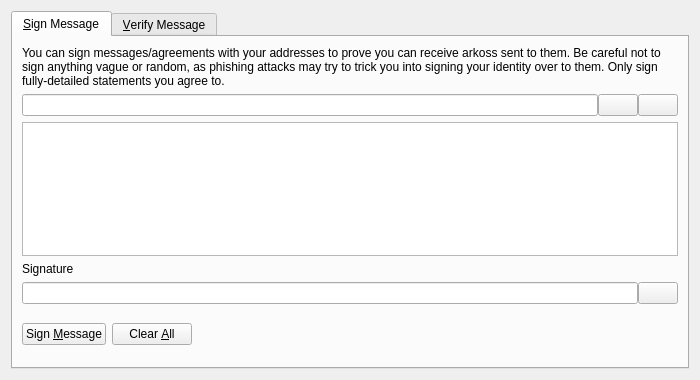
<?xml version="1.0" encoding="UTF-8"?>
<ui version="4.0">
 <class>SignVerifyMessageDialog</class>
 <widget class="QDialog" name="SignVerifyMessageDialog">
  <property name="geometry">
   <rect>
    <x>0</x>
    <y>0</y>
    <width>700</width>
    <height>380</height>
   </rect>
  </property>
  <property name="windowTitle">
   <string>Signatures - Sign / Verify a Message</string>
  </property>
  <property name="modal">
   <bool>true</bool>
  </property>
  <layout class="QVBoxLayout" name="verticalLayout">
   <item>
    <widget class="QTabWidget" name="tabWidget">
     <property name="currentIndex">
      <number>0</number>
     </property>
     <widget class="QWidget" name="tabSignMessage">
      <attribute name="title">
       <string>&amp;Sign Message</string>
      </attribute>
      <layout class="QVBoxLayout" name="verticalLayout_SM">
       <item>
        <widget class="QLabel" name="infoLabel_SM">
         <property name="text">
          <string>You can sign messages/agreements with your addresses to prove you can receive arkoss sent to them. Be careful not to sign anything vague or random, as phishing attacks may try to trick you into signing your identity over to them. Only sign fully-detailed statements you agree to.</string>
         </property>
         <property name="textFormat">
          <enum>Qt::PlainText</enum>
         </property>
         <property name="wordWrap">
          <bool>true</bool>
         </property>
        </widget>
       </item>
       <item>
        <layout class="QHBoxLayout" name="horizontalLayout_1_SM">
         <property name="spacing">
          <number>0</number>
         </property>
         <item>
          <widget class="QValidatedLineEdit" name="addressIn_SM">
           <property name="toolTip">
            <string>The arkos address to sign the message with</string>
           </property>
          </widget>
         </item>
         <item>
          <widget class="QPushButton" name="addressBookButton_SM">
           <property name="toolTip">
            <string>Choose previously used address</string>
           </property>
           <property name="text">
            <string/>
           </property>
           <property name="icon">
            <iconset resource="../bitcoin.qrc">
             <normaloff>:/icons/address-book</normaloff>:/icons/address-book</iconset>
           </property>
           <property name="shortcut">
            <string>Alt+A</string>
           </property>
           <property name="autoDefault">
            <bool>false</bool>
           </property>
          </widget>
         </item>
         <item>
          <widget class="QPushButton" name="pasteButton_SM">
           <property name="toolTip">
            <string>Paste address from clipboard</string>
           </property>
           <property name="text">
            <string/>
           </property>
           <property name="icon">
            <iconset resource="../bitcoin.qrc">
             <normaloff>:/icons/editpaste</normaloff>:/icons/editpaste</iconset>
           </property>
           <property name="shortcut">
            <string>Alt+P</string>
           </property>
           <property name="autoDefault">
            <bool>false</bool>
           </property>
          </widget>
         </item>
        </layout>
       </item>
       <item>
        <widget class="QPlainTextEdit" name="messageIn_SM">
         <property name="toolTip">
          <string>Enter the message you want to sign here</string>
         </property>
        </widget>
       </item>
       <item>
        <widget class="QLabel" name="signatureLabel_SM">
         <property name="text">
          <string>Signature</string>
         </property>
         <property name="textFormat">
          <enum>Qt::PlainText</enum>
         </property>
        </widget>
       </item>
       <item>
        <layout class="QHBoxLayout" name="horizontalLayout_2_SM">
         <property name="spacing">
          <number>0</number>
         </property>
         <item>
          <widget class="QLineEdit" name="signatureOut_SM">
           <property name="font">
            <font>
             <italic>true</italic>
            </font>
           </property>
           <property name="readOnly">
            <bool>true</bool>
           </property>
          </widget>
         </item>
         <item>
          <widget class="QPushButton" name="copySignatureButton_SM">
           <property name="toolTip">
            <string>Copy the current signature to the system clipboard</string>
           </property>
           <property name="text">
            <string/>
           </property>
           <property name="icon">
            <iconset resource="../bitcoin.qrc">
             <normaloff>:/icons/editcopy</normaloff>:/icons/editcopy</iconset>
           </property>
           <property name="autoDefault">
            <bool>false</bool>
           </property>
          </widget>
         </item>
        </layout>
       </item>
       <item>
        <layout class="QHBoxLayout" name="horizontalLayout_3_SM">
         <item>
          <widget class="QPushButton" name="signMessageButton_SM">
           <property name="toolTip">
            <string>Sign the message to prove you own this arkos address</string>
           </property>
           <property name="text">
            <string>Sign &amp;Message</string>
           </property>
           <property name="icon">
            <iconset resource="../bitcoin.qrc">
             <normaloff>:/icons/edit</normaloff>:/icons/edit</iconset>
           </property>
           <property name="autoDefault">
            <bool>false</bool>
           </property>
          </widget>
         </item>
         <item>
          <widget class="QPushButton" name="clearButton_SM">
           <property name="toolTip">
            <string>Reset all sign message fields</string>
           </property>
           <property name="text">
            <string>Clear &amp;All</string>
           </property>
           <property name="icon">
            <iconset resource="../bitcoin.qrc">
             <normaloff>:/icons/remove</normaloff>:/icons/remove</iconset>
           </property>
           <property name="autoDefault">
            <bool>false</bool>
           </property>
          </widget>
         </item>
         <item>
          <spacer name="horizontalSpacer_1_SM">
           <property name="orientation">
            <enum>Qt::Horizontal</enum>
           </property>
           <property name="sizeHint" stdset="0">
            <size>
             <width>40</width>
             <height>48</height>
            </size>
           </property>
          </spacer>
         </item>
         <item>
          <widget class="QLabel" name="statusLabel_SM">
           <property name="font">
            <font>
             <weight>75</weight>
             <bold>true</bold>
            </font>
           </property>
           <property name="text">
            <string/>
           </property>
           <property name="wordWrap">
            <bool>true</bool>
           </property>
          </widget>
         </item>
         <item>
          <spacer name="horizontalSpacer_2_SM">
           <property name="orientation">
            <enum>Qt::Horizontal</enum>
           </property>
           <property name="sizeHint" stdset="0">
            <size>
             <width>40</width>
             <height>48</height>
            </size>
           </property>
          </spacer>
         </item>
        </layout>
       </item>
      </layout>
     </widget>
     <widget class="QWidget" name="tabVerifyMessage">
      <attribute name="title">
       <string>&amp;Verify Message</string>
      </attribute>
      <layout class="QVBoxLayout" name="verticalLayout_VM">
       <item>
        <widget class="QLabel" name="infoLabel_VM">
         <property name="text">
          <string>Enter the receiver's address, message (ensure you copy line breaks, spaces, tabs, etc. exactly) and signature below to verify the message. Be careful not to read more into the signature than what is in the signed message itself, to avoid being tricked by a man-in-the-middle attack. Note that this only proves the signing party receives with the address, it cannot prove sendership of any transaction!</string>
         </property>
         <property name="textFormat">
          <enum>Qt::PlainText</enum>
         </property>
         <property name="alignment">
          <set>Qt::AlignLeading|Qt::AlignLeft|Qt::AlignTop</set>
         </property>
         <property name="wordWrap">
          <bool>true</bool>
         </property>
        </widget>
       </item>
       <item>
        <layout class="QHBoxLayout" name="horizontalLayout_1_VM">
         <property name="spacing">
          <number>0</number>
         </property>
         <item>
          <widget class="QValidatedLineEdit" name="addressIn_VM">
           <property name="toolTip">
            <string>The arkos address the message was signed with</string>
           </property>
          </widget>
         </item>
         <item>
          <widget class="QPushButton" name="addressBookButton_VM">
           <property name="toolTip">
            <string>Choose previously used address</string>
           </property>
           <property name="text">
            <string/>
           </property>
           <property name="icon">
            <iconset resource="../bitcoin.qrc">
             <normaloff>:/icons/address-book</normaloff>:/icons/address-book</iconset>
           </property>
           <property name="shortcut">
            <string>Alt+A</string>
           </property>
           <property name="autoDefault">
            <bool>false</bool>
           </property>
          </widget>
         </item>
        </layout>
       </item>
       <item>
        <widget class="QPlainTextEdit" name="messageIn_VM"/>
       </item>
       <item>
        <widget class="QValidatedLineEdit" name="signatureIn_VM"/>
       </item>
       <item>
        <layout class="QHBoxLayout" name="horizontalLayout_2_VM">
         <item>
          <widget class="QPushButton" name="verifyMessageButton_VM">
           <property name="toolTip">
            <string>Verify the message to ensure it was signed with the specified arkos address</string>
           </property>
           <property name="text">
            <string>Verify &amp;Message</string>
           </property>
           <property name="icon">
            <iconset resource="../bitcoin.qrc">
             <normaloff>:/icons/transaction_0</normaloff>:/icons/transaction_0</iconset>
           </property>
           <property name="autoDefault">
            <bool>false</bool>
           </property>
          </widget>
         </item>
         <item>
          <widget class="QPushButton" name="clearButton_VM">
           <property name="toolTip">
            <string>Reset all verify message fields</string>
           </property>
           <property name="text">
            <string>Clear &amp;All</string>
           </property>
           <property name="icon">
            <iconset resource="../bitcoin.qrc">
             <normaloff>:/icons/remove</normaloff>:/icons/remove</iconset>
           </property>
           <property name="autoDefault">
            <bool>false</bool>
           </property>
          </widget>
         </item>
         <item>
          <spacer name="horizontalSpacer_1_VM">
           <property name="orientation">
            <enum>Qt::Horizontal</enum>
           </property>
           <property name="sizeHint" stdset="0">
            <size>
             <width>40</width>
             <height>48</height>
            </size>
           </property>
          </spacer>
         </item>
         <item>
          <widget class="QLabel" name="statusLabel_VM">
           <property name="font">
            <font>
             <weight>75</weight>
             <bold>true</bold>
            </font>
           </property>
           <property name="text">
            <string/>
           </property>
           <property name="wordWrap">
            <bool>true</bool>
           </property>
          </widget>
         </item>
         <item>
          <spacer name="horizontalSpacer_2_VM">
           <property name="orientation">
            <enum>Qt::Horizontal</enum>
           </property>
           <property name="sizeHint" stdset="0">
            <size>
             <width>40</width>
             <height>48</height>
            </size>
           </property>
          </spacer>
         </item>
        </layout>
       </item>
      </layout>
     </widget>
    </widget>
   </item>
  </layout>
 </widget>
 <customwidgets>
  <customwidget>
   <class>QValidatedLineEdit</class>
   <extends>QLineEdit</extends>
   <header>qvalidatedlineedit.h</header>
  </customwidget>
 </customwidgets>
 <resources>
  <include location="../bitcoin.qrc"/>
 </resources>
 <connections/>
</ui>
